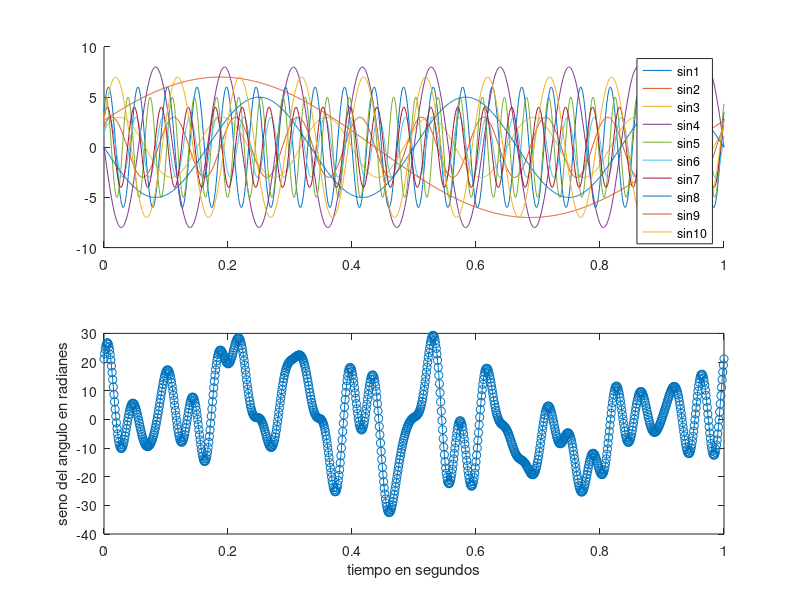

The MATLAB source for this figure:
%% tarea 4
%constantes
Fs=1000;
seg= 0: 1/Fs: 1;
numsin= 1:10; 

for i= 1:length(numsin); 
    %variables
    Frec(i)= ceil(rand*40); 
    Amplitud(i)= ceil(rand*10); 
    Fase(i)= pi/ceil(rand*10); 
    data(i,:)= Amplitud (i) *sin (2*pi*seg* Frec(i) +Fase(i));
  subplot (2,1,1), hold on %plot en c/iteracion
    plot (seg,data(i,:))
    
end
legend ({'sin1','sin2','sin3','sin4', 'sin5', 'sin6', 'sin7', 'sin8', 'sin9', 'sin10'});  
sumadesenoidales= sum(data); 
 subplot (2,1,2);%plot suma de senoidales
plot(seg,sumadesenoidales,'o-'); 
xlabel('tiempo en segundos'),ylabel('seno del angulo en radianes');